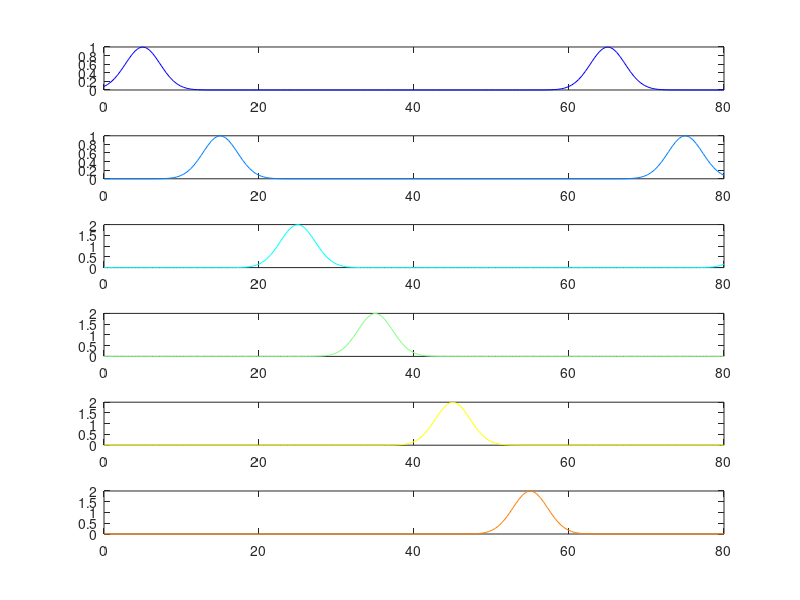

MATLAB code to generate this figure: (Note: this script raises an error after producing the figure.)
% clear;close all;clc;addpath(genpath('./'));
% %% Test 1A
% dataSource = 1;
% 
% data.Individual = 4;
% data.U = 400;
% data.XBeg = 0;
% data.XEnd = 60;
% data.gamma = [1.2,1.0,0.8,0.6];
% data.flambda = cell(1,data.U);
% data.train = cell(1,data.U);
% data.test = cell(1,data.U);
% data.amp = zeros(data.Individual,data.U);
% u = 1;
% fbasic = @(x)exp(-(x-5).^2/30)+exp(-(x-45).^2/30);
% while u<= data.U
%     disp(u);
%     data.Amp(:,u)= gamrnd(data.gamma,1);
%     data.Amp(:,u)= gamrnd(2,3)*data.Amp(:,u)/sum(data.Amp(:,u));
%     data.flambda{u} = @(x)fbasic(repmat(-10*(0:data.Individual-1),length(x),1)+repmat(x,1,data.Individual))*data.Amp(:,u); % x is column
%     X = sampleIPP(data.flambda{u},data.XBeg,data.XEnd,max(sum(data.Amp(:,u)))+2,1)';
%     if length(X)>=10
%         index = rand(size(X))>=0.5;
%         data.train{u}.X = X(index);
%         data.test{u}.X = X(~index);
%         u=u+1;
%     end
% end
% figure;imshow(kron(data.Amp./repmat(sum(data.Amp,1),data.Individual,1),ones(10)));
% save('dataSource1A.mat','data');
% options.m = 20;

%% Settings
clear;close all;clc;addpath(genpath('./'));
iDataset = 2;
data.XBeg = 0;
strSave = {'A','B','C','D','E'};
switch iDataset
    case 1
        data.U = 200;
        data.Individual = 4;
        data.gamma = [1.2,1.0,0.8,0.6];
        data.XEnd = 60;
        fbasic = @(x)exp(-(x+5).^2/10)+exp(-(x-35).^2/10);
        arrPeak = [1,1,2,2];
    case 2
        data.U = 250;
        data.Individual = 6;
        data.gamma = [1.2,1.0,0.8,0.6,0.5,0.5];
        data.XEnd = 80;
        fbasic = @(x)exp(-(x+5).^2/10)+exp(-(x-55).^2/10);
        arrPeak = [1,1,2,2,2,2];
    case 3
        data.U = 250;
        data.Individual = 6;
        data.gamma = [0.8,0.4,0.2,0.2,0.2,0.2];
        data.XEnd = 60;
        fbasic = @(x)exp(-(x+5).^2/10)+exp(-(x-55).^2/10);
        arrPeak = ones(1,6);
    case 4
        data.U = 250;
        data.Individual = 8;
        data.gamma = [0.8,0.4,0.4,0.2,0.2,0.2,0.2,0.2];
        data.XEnd = 80;
        fbasic = @(x)exp(-(x+5).^2/10);
        arrPeak = ones(1,8);
    case 5
        data.U = 250;
        data.Individual = 10;
        data.gamma = [0.8,0.6,0.4,0.4,0.4,0.2,0.2,0.2,0.1,0.1];
        data.XEnd = 100;
        fbasic = @(x)exp(-(x+5).^2/10);
        arrPeak = ones(1,10);
end
data.flambda = cell(1,data.U);
data.train = cell(1,data.U);
data.test = cell(1,data.U);
data.amp = zeros(data.Individual,data.U);
u = 1;
cmap = jet(data.Individual);
figure;hold on;grid on;
vX = linspace(data.XBeg,data.XEnd,30*data.Individual);

for c=1:data.Individual
    subplot(data.Individual,1,c);
    y = arrPeak(c)*fbasic(vX-10*c);
    plot(vX,y,'Color',cmap(c,:));
end
%% Generate points
while u<= data.U
    disp(u);
    data.Amp(:,u)= gamrnd(data.gamma,1);
    data.Amp(:,u)= gamrnd(2,3)*data.Amp(:,u)/sum(data.Amp(:,u));
    data.flambda{u} = @(x)fbasic(repmat(-10*(1:data.Individual),length(x),1)+repmat(x,1,data.Individual))*(data.Amp(:,u).*arrPeak'); 
    nfMax = sum(data.Amp(:,u).*arrPeak')+2;
    X = sampleIPP(data.flambda{u},data.XBeg,data.XEnd,nfMax,1)';
    if length(X)>=10
        index = rand(size(X))>=0.5;
        data.train{u}.X = X(index);
        data.test{u}.X = X(~index);
        u=u+1;
    end
    clc;
end
figure;imshow(kron(data.Amp./repmat(sum(data.Amp,1),data.Individual,1),ones(10)));
save(['dataSource1',strSave{iDataset},'.mat'],'data');



